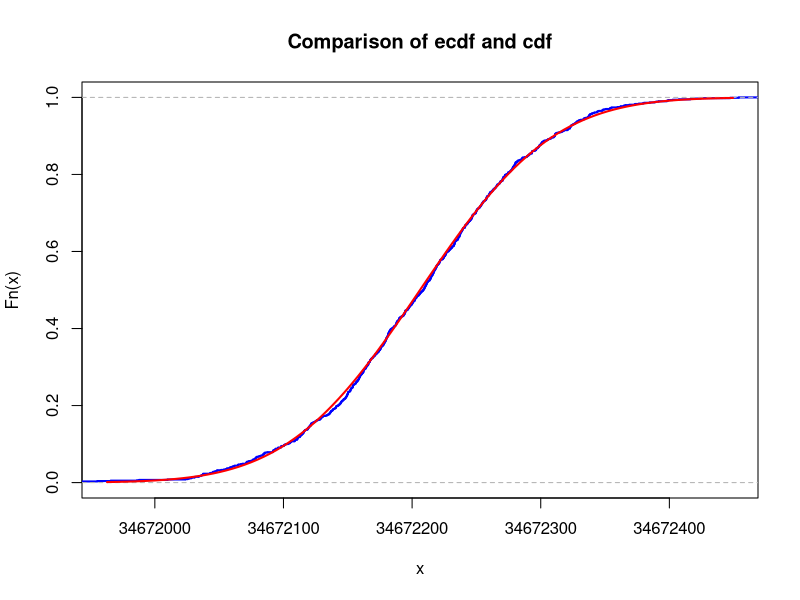
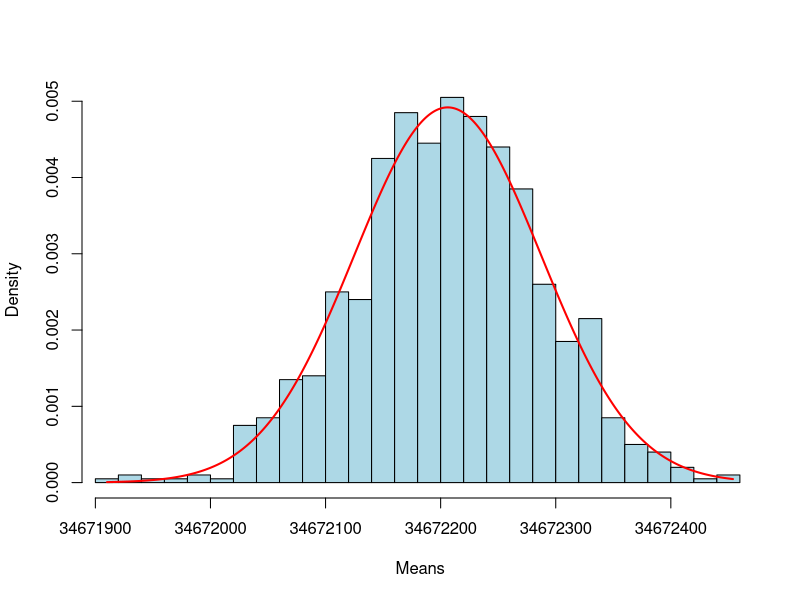
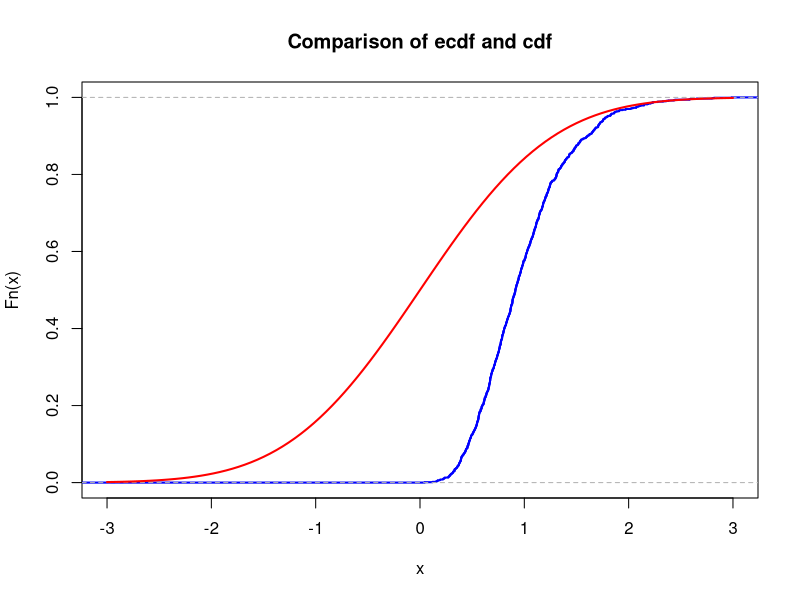

The R script that drew these images, in order:
## ---- chunk 1
id <- 11
set.seed(id)
p <- id/100
# matrices G and H
G <- matrix(c(1, 1, 1, 0, 0, 0, 0,
		1, 0, 0, 1, 1, 0, 0,
		0, 1, 0, 1, 0, 1, 0,
		1, 1, 0, 1, 0, 0, 1), nrow = 4, byrow = TRUE)
H <- t(matrix(c(1, 0, 1, 0, 1, 0, 1,
		0, 1, 1, 0, 0, 1, 1,
		0, 0, 0, 1, 1, 1, 1), nrow = 3, byrow = TRUE))
# cat("The matrix G is: \n") 
#G  
#cat("The matrix H is: \n") 
#H
#cat("The product GH must be zero: \n")
#(G%*%H) %%2
## ---- chunk 2
# generate N messages
message_generator <- function(N) {
  matrix(sample(c(0,1), 4*N, replace = TRUE), nrow = N)
}  
messages <- message_generator(100)
codewords <- (messages %*% G) %% 2
## ---- chunk 3
#  errors <- ...
#  received <-   
## ---- chunk 4
?rpois
T <- 30.1
T_seconds <- T*60*60*24*365
atomic_mass <- 139
lambda <- log(2)/(T_seconds)
N_avogadro <- 6*(10^23)
mass <- id*(10^(-6))
N <- (mass/atomic_mass)*N_avogadro
mu <- N * lambda
K <- 1e3
n <- 5
X <- rpois(n*K, lambda=mu)
# plot(X)
sample_means <- colMeans(matrix(X, nrow=n))
## ---- chunk 5
means <- replicate(K, mean(colMeans(matrix(rpois(n*K, lambda=mu), nrow=n))))

## ---- chunk 6
mu <- mean(means)
sigma <- sd(means)
## ---- chunk 7
xlims <- c(mu-3*sigma,mu+3*sigma)
Fs <- ecdf(means)
plot(Fs, 
     xlim = xlims, 
     ylim = c(0,1),
     col = "blue",
     lwd = 2,
     main = "Comparison of ecdf and cdf")
curve(pnorm(x, mean = mu, sd = sigma), col = "red", lwd = 2, add = TRUE)
## ---- chunk 8
hist(means,
     probability = T,
     breaks = 30,
    #breaks = seq(0.5,6.6),
     main = paste(""),
     col = "lightblue",
     xlab = "Means",
     xlim = c(min(means),max(means))
     )
# superimpose normal distribution
x <- seq(min(means),max(means), by = .01)
lines(x, dnorm(x, mean = mean(means), sd = sd(means)), col ="red", lwd = 2)
## ---- chunk 9
mu <- N * lambda
## ---- chunk 10
find_max_difference <- function(n) {
  means <- replicate(K, mean(colMeans(matrix(rpois(n*K, lambda=mu), nrow=n))))
  norm_mu <- mean(means)
  sigma <- sd(means)
  x <- seq(min(means), max(means),by = .001)
  difference <- max(abs(ecdf(means)(x)-pnorm(x, mean = mu, sd = sigma)))
  return (difference)
}
## ---- chunk 11
difference_n1 <- find_max_difference(5)
difference_n2 <- find_max_difference(10)
difference_n3 <- find_max_difference(50)
difference_n1
difference_n2
difference_n3
## ---- chunk 12
markov_bound <- function(a) {
  bound <- mu/a
  return (bound)
}
res <- markov_bound(8*(10^8))
res
# ?ppois
## ---- chunk 13
chernoff_bound <- function(a, n, t=1) {
  x <- seq(min(means), max(means),by = .01)
  bound <- mean(exp(t*x))/exp(a*t)
  return (bound)
}
res <- chernoff_bound(8*(10^8), 50)
res
## ---- chunk 14
samples <- colSums(matrix(rpois(n*K, lambda=mu), nrow=n))
condit <- length(which(samples<8*(10^8)))
condit
## ---- chunk 15
nu1 <- 1  # change this!
K <- 1e3
n <- 5
sample_means <- colMeans(matrix(rexp(n*K, rate = nu1), nrow=n))
## ---- chunk 16
mu <- 0       # change this!
sigma <- 1    # change this!
## ---- chunk 17
xlims <- c(mu-3*sigma,mu+3*sigma)
Fs <- ecdf(sample_means)
plot(Fs, 
     xlim = xlims, 
     col = "blue",
     lwd = 2,
     main = "Comparison of ecdf and cdf")
curve(pnorm(x, mean = mu, sd = sigma), col = "red", lwd = 2, add = TRUE)
